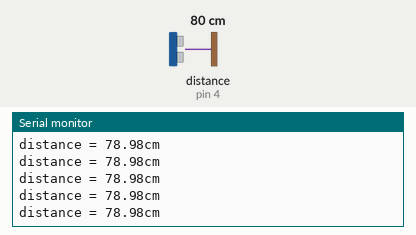
Simulated run of this sketch. Board: Arduino Uno, built with avr-gcc and run on an emulated ATmega328P. On the bench: the last lines printed to the serial monitor. Wiring (inferred from the names in the program): ultrasonic range finder: trigger pin 7; echo pin 4. Inputs (shaded band) come from the test bench; at power-on: distance to the obstacle (sensor on pin 4) 80 cm. The echo pulse lasts 58.3 µs per cm.

Above: at 1.2 s.
1.3 s: distance to the obstacle (sensor on pin 4) set to 35 cm
At 1.6 s:
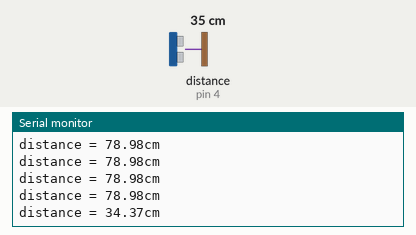
4.3 s: distance to the obstacle (sensor on pin 4) set to 2 cm
At 4.44 s:
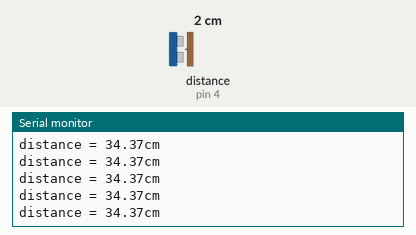
Timing chart, 0 to 7.3 s (numbered marks = the images above; inputs shaded):
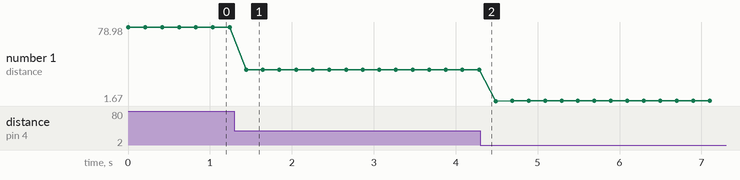

Measured:
- after the input at 1.3 s, the serial monitor: prints a new line after 0.14 s (image 1)
- plotted number 1: 78.98 → 34.37 after the input at 1.3 s, 34.37 → 1.68 after the input at 4.3 s

The sketch:

_12_Distance_by_HC-SR04.ino
```cpp
const int trig = 7;     // trig는 D7에 연결
const int echo = 4;     // echo는 D4에 연결
double dura = 0;
double dist = 0;

void setup()
{
  Serial.begin (9600);
  pinMode(trig, OUTPUT);      // trig핀 출력
  pinMode(echo, INPUT);       // echo핀 입력
}

void loop()
{
  digitalWrite(trig, LOW);
  delayMicroseconds(2);
  digitalWrite(trig, HIGH);      // trig HIGH 10us
  delayMicroseconds(12);
  digitalWrite(trig, LOW);       // trig Low

  dura = pulseIn(echo, HIGH);     // 거리 계산

  dist = dura / 2 * 340 / 1000000 * 100;    // 소리 왕복시간 / 2 * 소리 속도 / 마이크로초 * cm

  Serial.print("distance = ");
  Serial.print(dist);
  Serial.println("cm");
  delay(200);
}
```
